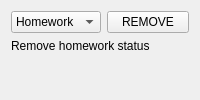
              <widget class="QWidget" name="tab_7">
               <attribute name="title">
                <string>Remove Homework</string>
               </attribute>
               <layout class="QVBoxLayout" name="verticalLayout_61">
                <item>
                 <layout class="QHBoxLayout" name="horizontalLayout_32">
                  <item>
                   <widget class="QComboBox" name="admin_remove_homework_combo_box">
                    <item>
                     <property name="text">
                      <string>Homework</string>
                     </property>
                    </item>
                   </widget>
                  </item>
                  <item>
                   <widget class="QPushButton" name="admin_remove_homework_button">
                    <property name="text">
                     <string>REMOVE</string>
                    </property>
                   </widget>
                  </item>
                 </layout>
                </item>
                <item>
                 <widget class="QLabel" name="admin_remove_homework_status_label">
                  <property name="text">
                   <string>Remove homework status</string>
                  </property>
                 </widget>
                </item>
                <item>
                 <spacer name="verticalSpacer_5">
                  <property name="orientation">
                   <enum>Qt::Vertical</enum>
                  </property>
                  <property name="sizeHint" stdset="0">
                   <size>
                    <width>0</width>
                    <height>0</height>
                   </size>
                  </property>
                 </spacer>
                </item>
               </layout>
              </widget>
